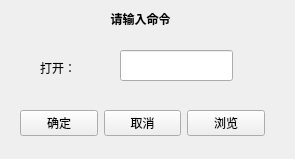
<?xml version="1.0" encoding="UTF-8"?>
<ui version="4.0">
 <class>Widget</class>
 <widget class="QWidget" name="Widget">
  <property name="geometry">
   <rect>
    <x>0</x>
    <y>0</y>
    <width>295</width>
    <height>159</height>
   </rect>
  </property>
  <property name="windowTitle">
   <string>Widget</string>
  </property>
  <widget class="QLabel" name="label">
   <property name="geometry">
    <rect>
     <x>100</x>
     <y>10</y>
     <width>81</width>
     <height>16</height>
    </rect>
   </property>
   <property name="font">
    <font>
     <family>Source Code Pro</family>
     <italic>false</italic>
     <bold>true</bold>
    </font>
   </property>
   <property name="text">
    <string>&lt;html&gt;&lt;head/&gt;&lt;body&gt;&lt;p align=&quot;center&quot;&gt;请输入命令&lt;/p&gt;&lt;/body&gt;&lt;/html&gt;</string>
   </property>
  </widget>
  <widget class="QLabel" name="label_2">
   <property name="geometry">
    <rect>
     <x>40</x>
     <y>60</y>
     <width>54</width>
     <height>16</height>
    </rect>
   </property>
   <property name="text">
    <string>打开：</string>
   </property>
  </widget>
  <widget class="QLineEdit" name="cmdLineEdit">
   <property name="geometry">
    <rect>
     <x>120</x>
     <y>50</y>
     <width>113</width>
     <height>31</height>
    </rect>
   </property>
  </widget>
  <widget class="QWidget" name="">
   <property name="geometry">
    <rect>
     <x>20</x>
     <y>110</y>
     <width>245</width>
     <height>26</height>
    </rect>
   </property>
   <layout class="QHBoxLayout" name="horizontalLayout">
    <item>
     <spacer name="horizontalSpacer">
      <property name="orientation">
       <enum>Qt::Orientation::Horizontal</enum>
      </property>
      <property name="sizeHint" stdset="0">
       <size>
        <width>40</width>
        <height>20</height>
       </size>
      </property>
     </spacer>
    </item>
    <item>
     <widget class="QPushButton" name="commitButton">
      <property name="text">
       <string>确定</string>
      </property>
     </widget>
    </item>
    <item>
     <widget class="QPushButton" name="cancelButton">
      <property name="text">
       <string>取消</string>
      </property>
     </widget>
    </item>
    <item>
     <widget class="QPushButton" name="browseButton">
      <property name="text">
       <string>浏览</string>
      </property>
     </widget>
    </item>
   </layout>
  </widget>
 </widget>
 <resources/>
 <connections/>
</ui>
